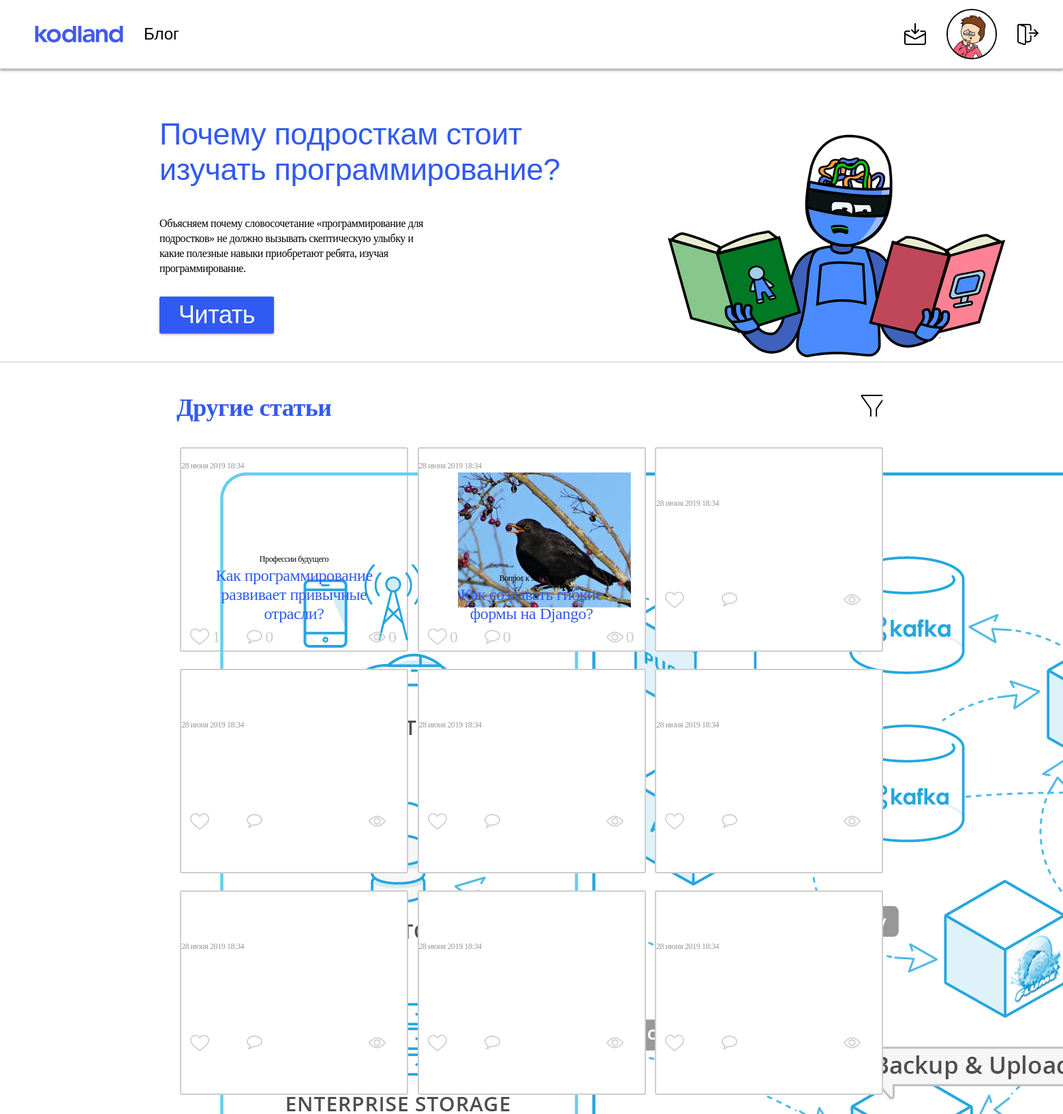
Screenshot of /blog/ with the database file from the repository.
### blog/models.py (models this page shows, shortened)
class Post(models.Model):
    id = models.AutoField(primary_key=True)
    author = models.ForeignKey('Author', on_delete=models.CASCADE)
    title = models.CharField(max_length=200, unique=True)
    tag = models.CharField(max_length=60)
    text = models.TextField()
    image = models.ImageField(upload_to ='blog/uploads/', default='uploads/default.jfif', help_text='Загрузить изображение', blank=True, null=True)
    created_date = models.DateTimeField(default=timezone.now)
    published_date = models.DateTimeField(blank=True, null=True)

### blog/views.py (the view)
# urls.py: path('', views.index, name='index'),
def index(request):
    posts = Post.objects.all().order_by('-created_date')[:10]
    posts = [{ 'title': p.title,
                'tag': p.tag,
                'text': p.text,
                'image': p.image.name,
                'created_date': p.created_date,
                'views': p.views.count(),
                'likes': p.likes.count(),
                'comments': p.comments.count()
            } for p in posts]
    posts = [posts[i] if i < len(posts) else {} for i in range(10) ]
    return render(request, 'index.html', context={'latest': posts[0], 'other': posts[1:]})

### blog/templates/index.html (shortened to what this page needs)
{% extends "base.html" %}
{% load static %}
{% block title %}Блог{% endblock %}
{% block content %}
  <div class="container latest">
    <h1 class="header left latest__heading">{{ latest.title }}</h1>
    <h5 class="latest__content col s12 light">{{ latest.text }}</h5>
    <div class="latest__button">
      <a href="#" class="btn-large button">Читать</a>
    </div>
    <div class="latest__img">
      <img src="{% static 'img/1Statya_3.png' %}">
    </div>
  </div>
  <div class="divider"></div>
  <div class="container other">
    <div class="others__heading-wrapper">
      <h1 class="header left others__heading">Другие статьи</h1>
      <div>
      </div>
    </div>
    <div class="posts">
        {% for post in other %}
        <div class="col">
            <div class="left other__date">28 июня 2019 18:34</div>
            <div class="center other__img other__img-1">
              <img src={{ post.image }}>
            </div>
            <p class="center light other__tag">{{ post.tag }}</p>
            <h5 class="center other__heading">{{ post.title }}</h5>
            <div class="center other__bottom">
              <div class="other__bottom-left">
                <div class="other__likes">
                  <span>{{ post.likes }}</span>
                </div>
                <div class="other__comments">
                  <span>{{ post.comments }}</span>
                </div>
              </div>
              <div class="other__views">
                <span>{{ post.views }}</span>
              </div>
            </div>
        </div>
        {% endfor %}
      </div>
{% endblock %}

### blog/templates/base.html (shortened to what this page needs)
{% load static %}
{% load sass_tags %}
<!DOCTYPE html>
<html lang="en">
<head>
  <link href="{% static 'css/materialize.css' %}" type="text/css" rel="stylesheet" media="screen,projection"/>
  <link href="{% static 'css/style.css' %}" type="text/css" rel="stylesheet" media="screen,projection"/>
</head>
<body>
  <nav role="navigation">
    <div class="nav-wrapper">
      <div class="nav__wrapper-left">
        <a class="nav__logo" href="#" ></a>
        <div class="nav__title">{% block title %}{% endblock %}</div>
      </div>
      <div class="nav__wrapper-right">
        <ul class="nav__buttons">
          <li class="nav__button nav__email">
            <a href="#">
            </a>
          </li>
          <li class="nav__button nav__user">
            <a href="#">
              <img src="{% static 'img/Group-2.svg' %}">
            </a>
          </li>
          <li class="nav__button nav__logout">
            <a href="#">
            </a>
          </li>
        </ul>
      </div>
    </div>
  </nav>
  {% block content %} {% endblock %}
  </body>
</html>

### blog/static/css/style.css (style rules this page uses)
body { background: #FFFFFF; font-family: "Museo Cyrl", sans-serif; }
nav { background: #FFFFFF; width: 100%; height: 102px; border-bottom: 2px solid #CDCDCD; }
nav a { color: black !important; }
.nav-wrapper { box-sizing: border-box; display: flex; justify-content: space-between; align-items: center; padding-left: 21px; padding-right: 21px; }
.nav__wrapper-left { display: flex; height: 72.28px; align-items: center; }
.nav__wrapper-left > * { display: flex; }
.nav__logo { width: 190px; height: 72.28px; background: url(../img/Logo_Kodland.png); }
.nav__title { width: max-content; height: 31px; font-size: 24px; line-height: 31px; color: #010101; }
.nav__wrapper-right ul { display: flex; align-items: center; }
.nav__wrapper-right a { display: flex; align-items: center; }
.latest { height: 428px; position: relative; display: flex; flex-direction: column; justify-content: center; align-items: flex-start; margin: 0 auto; }
.latest__heading { font-size: 45px; line-height: 52px; letter-spacing: -0.416667px; color: #315AF2; width: 672px; }
.latest__content { font-size: 16px; line-height: 22px; letter-spacing: -0.416667px; color: #000000; width: 391px; font-family: 'Circe Rounded'; }
.latest__button { margin-top: 20px; border-radius: 3px; height: 68px; }
.latest__button a { display: flex; align-items: center; background: #315AF2; font-size: 36px; text-transform: none; letter-spacing: -0.416667px; color: #FFFFFF; }
.latest__img { position: absolute; height: 568px; right: -200px; top: -5px; z-index: -1; }
.divider { height: 2px; }
.others__heading { font-size: 36px; line-height: 20px; letter-spacing: -0.416667px; color: #315AF2; font-family: 'Museo Cyrl'; font-weight: bold; padding-bottom: 24px; }
.other { width: 1052px; padding: 5px; }
.other .col { min-height: 300px; height: 300px; width: 335px; display: flex; flex-direction: column; justify-content: center; border: 2px solid #CDCDCD; border-radius: 3px; background: #FFFFFF; box-sizing: border-box; }
.other__date { font-size: 12px; line-height: 20px; color: #979797; letter-spacing: -0.416667px; margin-top: 15px; }
.other__img { min-height: 112px; width: 217px; margin: 0 auto; }
.other__tag { font-size: 12px; line-height: 20px; letter-spacing: -0.416667px; color: #000000; margin: 0 auto; }
.other__heading { font-size: 24px; line-height: 28px; letter-spacing: -0.416667px; color: #315AF2; width: 258px; margin: 0 auto; font-family: 'Circe Rounded'; }
.others__heading-wrapper { display: flex; justify-content: space-between !important; align-items: center; height: 49px; margin-top: 40px; margin-bottom: 25px; }
.other__bottom { height: 29px; display: flex; justify-content: space-between; padding: 20px 0; }
.other__bottom-left { display: flex; width: 50%; justify-content: space-around; }
.other__likes, .other__comments, .other__views { display: flex; align-items: center; width: 56px; }
.other__likes span, .other__comments span, .other__views span { margin-left: 4px; font-size: 24px; color: #CDCDCD; letter-spacing: -0.416667px; }
.posts { display: flex; flex-wrap: wrap; font-family: 'Circe Rounded'; padding: 5px; justify-content: space-between; }
.posts > * { margin-bottom: 25px; }

### rows the page displays
Post: title "Почему подросткам стоит изучать программирование?", text "Объясняем почему словосочетание «программирование для подростков» не должно вызывать скептическую улыбку и какие полезные навыки приобретают ребята, изучая программирование."
Post: tag "Профессии будущего", title "Как программирование развивает привычные отрасли?"
Post: tag "Вопрос к экспертам", title "Как создавать гибкие формы на Django?"

### other values shown
{{ post.likes }} "1" "0"
{{ post.comments }} "0" "0"
{{ post.views }} "0" "0"
